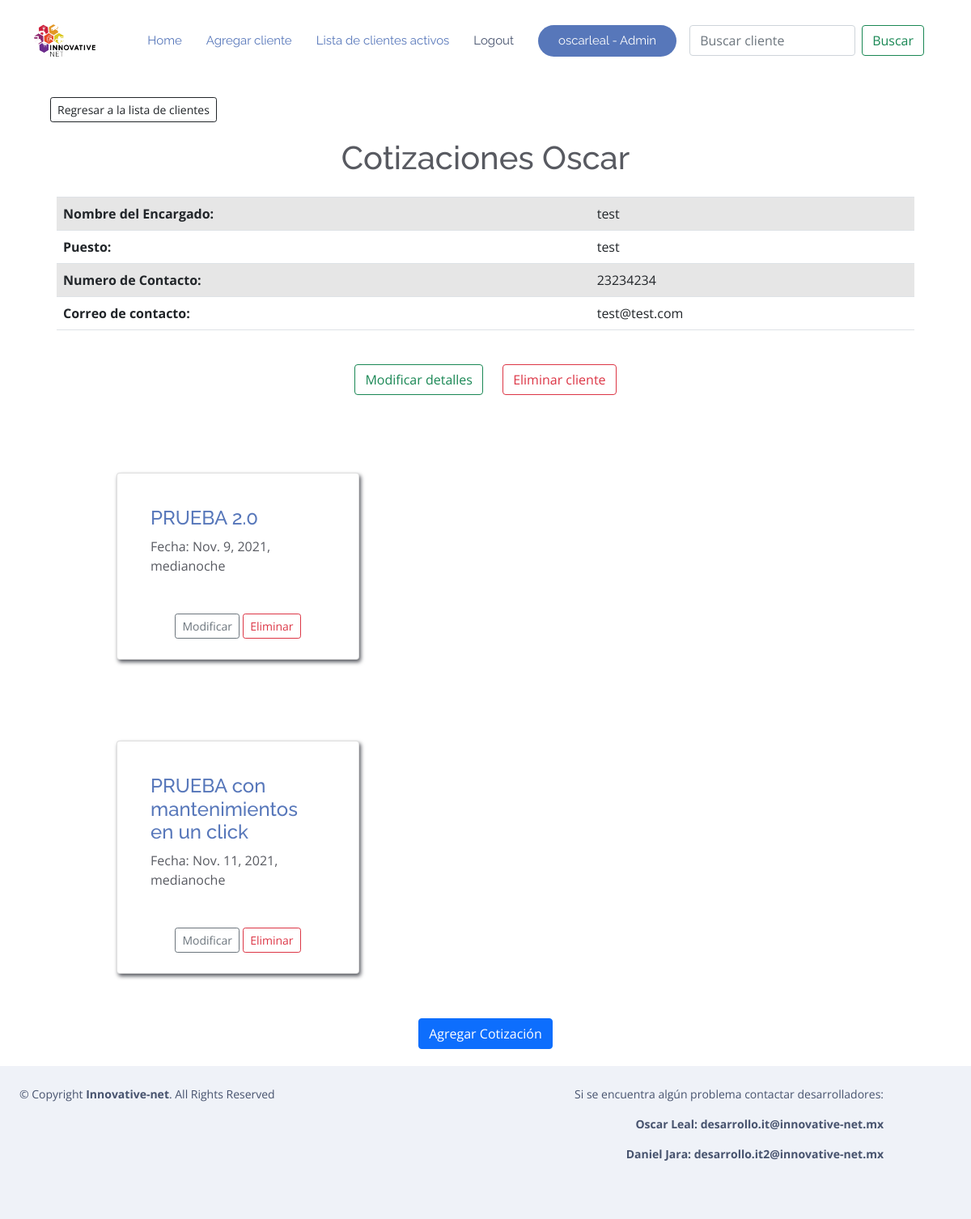
The page /mostrar_cliente/44/ (signed in) on the database as committed earlier.
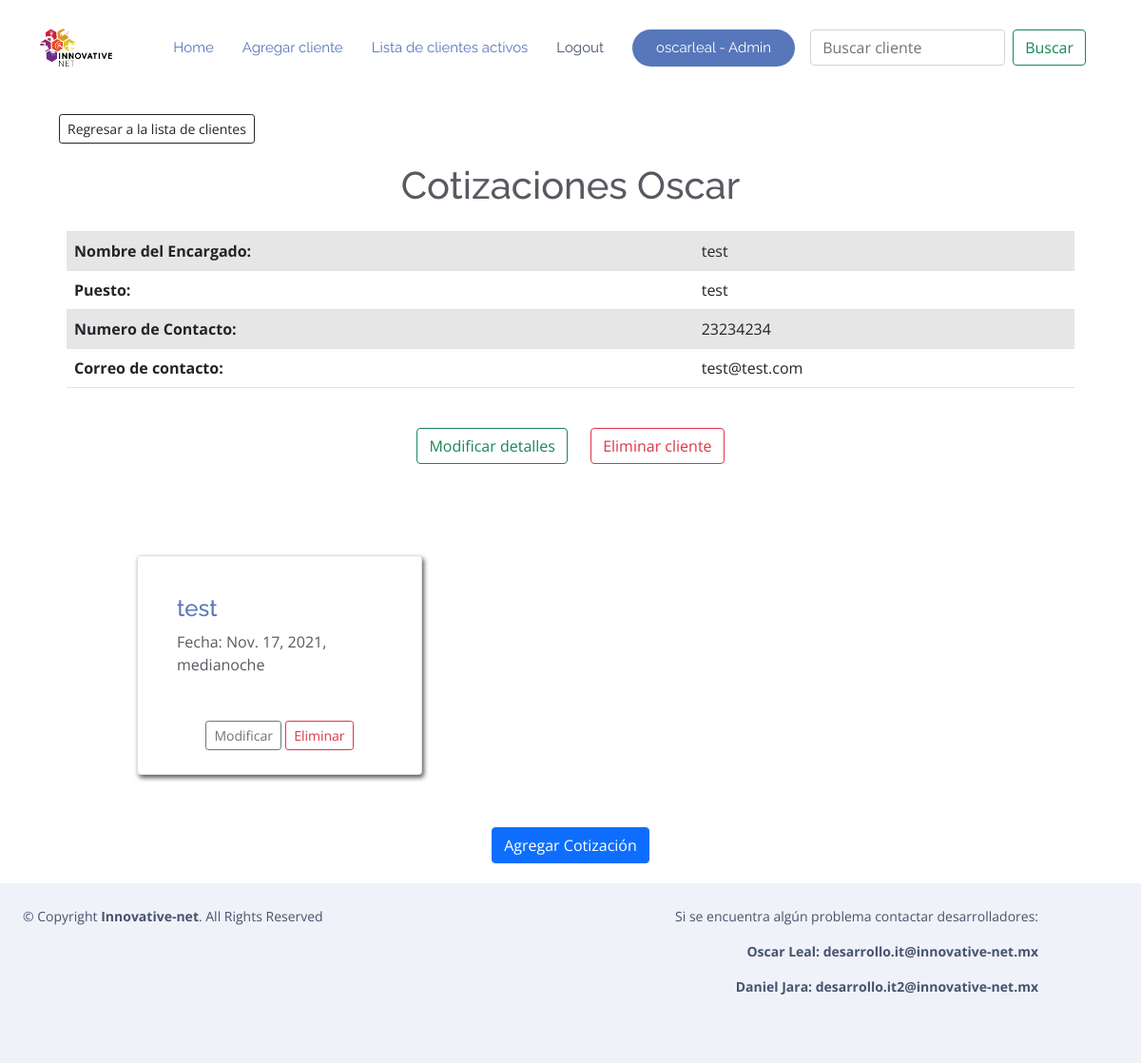
The same page on the database as committed later.
### RPA/models.py (models this page shows, shortened)
class Cliente(models.Model):
    usuario = models.ForeignKey(User, on_delete=models.CASCADE, null=True, blank=True)
    nombre = models.CharField('Nombre de la compañia cliente',max_length=200)
    encargado = models.CharField('Nombre del contacto dentro de la empresa',max_length
    =120)
    puesto_encargado = models.CharField('Puesto del contacto',max_length
    =120)
    numero_contacto=models.CharField('Numero de telefono para contactar',max_length
    =10)
    correo_contacto=models.EmailField('Correo para contactar',blank=True)
    def __str__(self):
        return self.nombre
    class Meta:
        ordering = ['nombre']

class Cotizacion(models.Model):
    num_list = [(1,"1"),(2,"2"),(4,"4"),(6,"6")]
    cliente = models.ForeignKey(Cliente, on_delete=models.CASCADE, null=True, blank=True)
    titulo = models.CharField(verbose_name="Nombre Cotizacion", null=True, blank=True,max_length=200)
    lugar_de_mantenimiento = models.CharField('Lugar en que se realizara el mantenimiento',max_length
    =120,blank=True)
    descripcion_cotizacion = models.TextField('Descripcion de la cotizacion',blank=True)
    fecha = models.DateTimeField('Fecha de realizacion de la cotizacion',blank=True,null=True, default=dateutil.utils.today())
    periodoregular = models.IntegerField('Periodicidad regular de mmto al año',choices=num_list,null=True)
    preguntaperiodoadicional = models.BooleanField('Quieres agregar periodicidad adicional a la regular?',default=False)
    periodoadicional=models.IntegerField('Periodicidad adicional a la regular',choices=num_list,null=True,blank=True)
    mantenimientos = models.ManyToManyField(Nombre_servicio,through="Mantenimiento")
    class Meta:
        ordering = ['cliente']

### RPA/views.py (the view)
# urls.py: path('mostrar_cliente/<int:pk>/', Mostrar_Cliente.as_view(), name='mostrar_cliente'),
class Mostrar_Cliente(LoginRequiredMixin, DetailView):
    model = Cliente
    object = "cliente"
    template_name = "cliente/detalle_cliente.html"
    def get_context_data(self, **kwargs):
        ctx = super(Mostrar_Cliente, self).get_context_data(**kwargs)
        cat = kwargs.get("object")
        ctx['cotizaciones'] = Cotizacion.objects.filter(cliente = cat)
        return ctx

### RPA/templates/cliente/detalle_cliente.html (shortened to what this page needs)
{% extends "mantenimientos/base.html" %}
{% block body %}
<div class="container">
    <right>
        <a href="{% url 'lista_clientes' %}">
            <button type=button class="btn btn-outline-dark btn-sm" style="margin:20px">Regresar a la lista de clientes</button>
        </a>
    </right>
    <div style="text-align: center;">
        <h1> Cotizaciones {{ cliente }} </h1>
    </div>
    <div class="container p-3">
        <div class="container">
            <table class="table table-striped">
                <tbody>
                    <tr>
                        <th>Nombre del Encargado: </th>
                        <td>{{ cliente.encargado }}</td>
                    </tr>
                    <tr>
                        <th>Puesto: </th>
                        <td>{{ cliente.puesto_encargado }}</td>
                    </tr>
                    <tr>
                        <th> Numero de Contacto: </th>
                        <td>{{ cliente.numero_contacto }}</td>
                    </tr>
                    <tr>
                        <th>Correo de contacto: </th>
                        <td>{{ cliente.correo_contacto }}</td>
                    </tr>
                </tbody>
            </table>
        </div>
        <div class="container p-3">
            <center>
                <a href="{% url 'modificar_cliente' cliente.id %}">
                    <button type="button" class="btn btn-outline-success" style="margin:10px">Modificar detalles</button>
                </a>
                <a href="{% url 'eliminar_cliente' cliente.id %}">
                    <button type="button" class="btn btn-outline-danger" style="margin:10px">Eliminar cliente</button>
                </a>
            </center>
        </div>
        <div class="container">
            <div class="container-fluid" style="margin-top: 20px;">
                <div class="container row">
                    {% for cotizacion in cotizaciones %}
                    <a href="{% url 'detalle_cotizacion' cotizacion.cliente.id cotizacion.id %}">
                    <div class="col-*-* card"
                        style="max-width: 300px; min-height: 200px; max-height: 300px; padding: 25px; margin: 50px; box-shadow: 2px 3px 5px;">
                        <div class="card-body" style="margin-bottom: 15px; transform: rotate(0)">
                            <h4>
                                <a class="stretched-link" href="{% url 'detalle_cotizacion' cotizacion.cliente.id cotizacion.id %}">
                                    {{ cotizacion.titulo }}
                                </a>
                            </h4>
                            <p>Fecha: {{ cotizacion.fecha }}</p>
                        </div>
                        <div>
                            <center>
                                <a href="{% url 'modificar_cotizacion' cotizacion.id %}">
                                    <button type="button" class="btn btn-outline-secondary btn-sm">Modificar</button>
                                </a>
                                <a href="{% url 'eliminar_cotizacion' cotizacion.cliente.id cotizacion.id %}">
                                    <button type="button" class="btn btn-outline-danger btn-sm">Eliminar</button>
                                </a>
                            </center>
                        </div>
                    </div>
                    {% empty %}
                    <div class="container-fluid" style="text-align: center; margin-top: 30px; margin-bottom: 20px;">
                        <h2> No hay ninguna cotizacion </h2>
                    </div>
                    {% endfor %}
                </div>
                <div>
                    <center>
                        <a href="{% url 'agregar_cotizacion' cliente.id %}">
                            <button type=button class="btn btn-primary" style="margin:5px">Agregar Cotización</button>
                        </a>
                    </center>
                </div>
            </div>
        </div>
    </div>
</div>
{% endblock %}

### RPA/templates/mantenimientos/base.html (shortened to what this page needs)
{% load static %}
<!DOCTYPE html>
<html lang="en">
<head>
  <link rel="stylesheet" href="https://stackpath.bootstrapcdn.com/bootstrap/4.5.0/css/bootstrap.min.css">
  <link href="{% static '\vendor\aos\aos.css' %}" rel="stylesheet">
  <link href="{% static '\vendor\bootstrap\css\bootstrap.min.css' %}" rel="stylesheet">
  <link href="{% static '\vendor\bootstrap-icons\bootstrap-icons.css' %}" rel="stylesheet">
  <link href="{% static '\vendor\boxicons\css\boxicons.min.css' %}" rel="stylesheet">
  <link href="{% static '\vendor\glightbox\css\glightbox.min.css' %}" rel="stylesheet">
  <link href="{% static '\vendor\swiper\swiper-bundle.min.css' %}" rel="stylesheet">
  <link href="{% static '\css\style.css' %}" rel="stylesheet">
</head>
<body style="padding-top: 70px;">
  <header id="header" class="fixed-top  header-transparent ">
    <div class="container d-flex align-items-center justify-content-between">
      <div class="logo">
        <a href="https://www.innovative-net.mx/"><img src="{% static '\assets\img\horizontal blanco.png' %}" alt="" class="img-fluid"></a>
      </div>
      <nav id="navbar" class="navbar">
        <ul>
          <li><a class="nav-link scrollto active" href="{% url 'home' %}">Home</a></li>
          <li><a class="nav-link scrollto active" href="{% url 'agregar_cliente' %}">Agregar cliente</a></li>
          <li><a class="nav-link scrollto active" href="{% url 'lista_clientes' %}">Lista de clientes activos</a></li>
          {% if request.user.is_authenticated %}
          <li><a class="nav-link scrollto" href="{% url 'logout' %}">Logout</a></li>
          {% if request.user.is_staff %}
              <li><a class="getstarted scrollto" href="{% url 'admin:index' %}" >{{request.user}} - Admin</a></li>
              {% else %}
              <li><a class="getstarted scrollto" href="" >{{request.user}}</a></li>
              {% endif %}
          {% else %}
          <li><a class="getstarted scrollto" href="{% url 'login'  %}" >Login</a></li>
          {% endif %}
        </ul>
        <form class="d-flex m-3" method="POST" action="{% url 'buscar_clientes' %}">
          <input class="form-control me-2" type="search" placeholder="Buscar cliente"
                 aria-label="Buscar cliente" name="searched">
          <button class="btn btn-outline-success" type="submit">
            Buscar
          </button>
        </form>
      </nav>
    </div>
  </header>
    <div class="container-fluid" style="margin-top: 30px;">
      {% block body %}
      {% endblock %}
    </div>
        <footer id="footer">
          <div class="row container py-4 ">
            <div class="col">
              <div class="copyright">
                &copy; Copyright <strong><span>Innovative-net</span></strong>. All Rights Reserved
              </div>
            </div>
            <div class="col container " style="text-align: right;">
              <p>Si se encuentra algún problema contactar desarrolladores:</p>
              <strong>
                <p>Oscar Leal: desarrollo.it@innovative-net.mx</p>
                <p>Daniel Jara: desarrollo.it2@innovative-net.mx</p>
              </strong>
            </div>
          </div>
        </footer>
</body>
        </html>

### RPA/static/css/style.css (style rules this page uses)
body { font-family: "Open Sans", sans-serif; color: #585a61; }
a { color: #5777ba; text-decoration: none; }
h1, h2, h3, h4, h5, h6 { font-family: "Raleway", sans-serif; }
#header { transition: all 0.5s; z-index: 997; transition: all 0.5s; padding: 15px 0; background: rgba(255, 255, 255, 0.95); }
#header.header-transparent { background: transparent; }
#header .logo img { margin: 0; max-height: 40px; }
.navbar { padding: 0; }
.navbar ul { margin: 0; padding: 0; display: flex; list-style: none; align-items: center; }
.navbar li { position: relative; }
.navbar a, .navbar a:focus { display: flex; align-items: center; justify-content: space-between; padding: 10px 0 10px 30px; font-family: "Raleway", sans-serif; font-size: 15px; color: #47536e; white-space: nowrap; transition: 0.3s; }
.navbar a:hover, .navbar .active, .navbar .active:focus, .navbar li:hover > a { color: #5777ba; }
.navbar .getstarted { background: #5777ba; color: #fff; padding: 12px 25px; margin-left: 30px; color: #fff; line-height: 1; border-radius: 50px; }
#footer { background: #fff; padding: 0 0 30px 0; color: #47536e; font-size: 14px; background: #eff2f8; }
#footer .copyright { text-align: center; float: left; color: #47536e; }

Rows that differ between the two databases and show on the page:
removed Cotizacion: titulo "PRUEBA 2.0", fecha "Nov. 9, 2021, medianoche"
removed Cotizacion: titulo "PRUEBA con mantenimientos en un click", fecha "Nov. 11, 2021, medianoche"
added Cotizacion: titulo "test", fecha "Nov. 17, 2021, medianoche"
